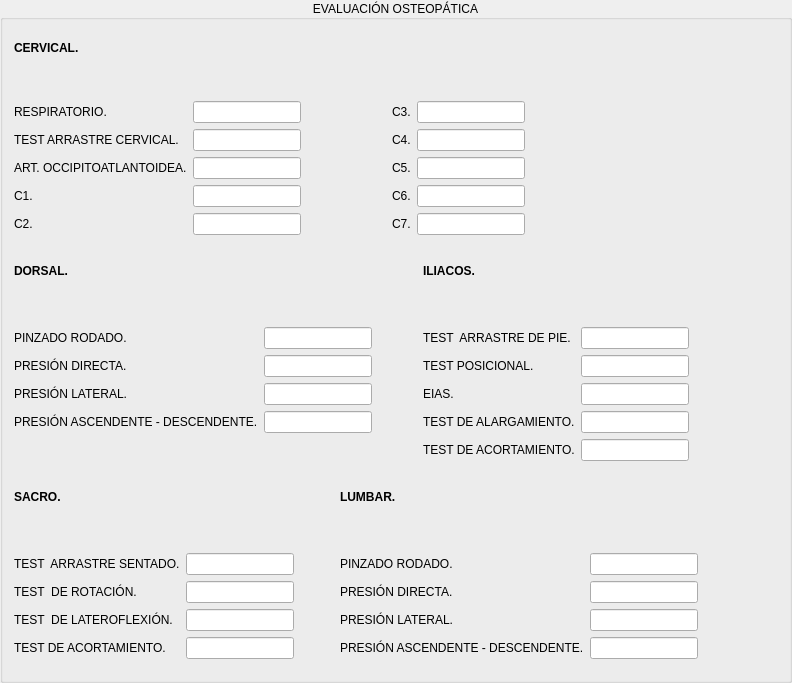
             <widget class="QGroupBox" name="groupBox_9">
              <property name="title">
               <string>EVALUACIÓN OSTEOPÁTICA</string>
              </property>
              <property name="alignment">
               <set>Qt::AlignCenter</set>
              </property>
              <layout class="QGridLayout" name="gridLayout_51">
               <item row="0" column="0">
                <layout class="QGridLayout" name="gridLayout_52" rowstretch="0,0,0,0,0,0,0,0" columnstretch="0,0,0,0,0,0,0,0,0">
                 <property name="topMargin">
                  <number>10</number>
                 </property>
                 <property name="rightMargin">
                  <number>0</number>
                 </property>
                 <property name="bottomMargin">
                  <number>10</number>
                 </property>
                 <property name="horizontalSpacing">
                  <number>6</number>
                 </property>
                 <item row="7" column="5">
                  <widget class="QLineEdit" name="iEvaCerviC7"/>
                 </item>
                 <item row="0" column="0">
                  <widget class="QLabel" name="label_332">
                   <property name="text">
                    <string>&lt;html&gt;&lt;head/&gt;&lt;body&gt;&lt;p&gt;&lt;span style=&quot; font-weight:600;&quot;&gt;CERVICAL.&lt;/span&gt;&lt;/p&gt;&lt;/body&gt;&lt;/html&gt;</string>
                   </property>
                  </widget>
                 </item>
                 <item row="2" column="3">
                  <spacer name="horizontalSpacer_65">
                   <property name="orientation">
                    <enum>Qt::Horizontal</enum>
                   </property>
                   <property name="sizeHint" stdset="0">
                    <size>
                     <width>40</width>
                     <height>20</height>
                    </size>
                   </property>
                  </spacer>
                 </item>
                 <item row="5" column="0">
                  <widget class="QLabel" name="label_333">
                   <property name="text">
                    <string>ART. OCCIPITOATLANTOIDEA.</string>
                   </property>
                  </widget>
                 </item>
                 <item row="6" column="4">
                  <widget class="QLabel" name="label_334">
                   <property name="text">
                    <string>C6.</string>
                   </property>
                  </widget>
                 </item>
                 <item row="7" column="0">
                  <widget class="QLabel" name="label_335">
                   <property name="text">
                    <string>C2.</string>
                   </property>
                  </widget>
                 </item>
                 <item row="2" column="7">
                  <spacer name="horizontalSpacer_66">
                   <property name="orientation">
                    <enum>Qt::Horizontal</enum>
                   </property>
                   <property name="sizeHint" stdset="0">
                    <size>
                     <width>40</width>
                     <height>20</height>
                    </size>
                   </property>
                  </spacer>
                 </item>
                 <item row="6" column="0">
                  <widget class="QLabel" name="label_336">
                   <property name="text">
                    <string>C1.</string>
                   </property>
                  </widget>
                 </item>
                 <item row="7" column="1">
                  <widget class="QLineEdit" name="iEvaCerviC2"/>
                 </item>
                 <item row="2" column="5">
                  <widget class="QLineEdit" name="iEvaCerviC3"/>
                 </item>
                 <item row="5" column="5">
                  <widget class="QLineEdit" name="iEvaCerviC5"/>
                 </item>
                 <item row="7" column="4">
                  <widget class="QLabel" name="label_337">
                   <property name="text">
                    <string>C7.</string>
                   </property>
                  </widget>
                 </item>
                 <item row="5" column="1">
                  <widget class="QLineEdit" name="iEvaCerviAOcc"/>
                 </item>
                 <item row="4" column="4">
                  <widget class="QLabel" name="label_338">
                   <property name="text">
                    <string>C4.</string>
                   </property>
                  </widget>
                 </item>
                 <item row="1" column="0">
                  <spacer name="verticalSpacer_13">
                   <property name="orientation">
                    <enum>Qt::Vertical</enum>
                   </property>
                   <property name="sizeHint" stdset="0">
                    <size>
                     <width>20</width>
                     <height>40</height>
                    </size>
                   </property>
                  </spacer>
                 </item>
                 <item row="6" column="5">
                  <widget class="QLineEdit" name="iEvaCerviC6"/>
                 </item>
                 <item row="5" column="4">
                  <widget class="QLabel" name="label_339">
                   <property name="text">
                    <string>C5.</string>
                   </property>
                  </widget>
                 </item>
                 <item row="6" column="1">
                  <widget class="QLineEdit" name="iEvaCerviC1"/>
                 </item>
                 <item row="2" column="6">
                  <spacer name="horizontalSpacer_67">
                   <property name="orientation">
                    <enum>Qt::Horizontal</enum>
                   </property>
                   <property name="sizeHint" stdset="0">
                    <size>
                     <width>40</width>
                     <height>20</height>
                    </size>
                   </property>
                  </spacer>
                 </item>
                 <item row="2" column="4">
                  <widget class="QLabel" name="label_340">
                   <property name="text">
                    <string>C3.</string>
                   </property>
                  </widget>
                 </item>
                 <item row="2" column="1">
                  <widget class="QLineEdit" name="iEvaCerviRespi"/>
                 </item>
                 <item row="4" column="5">
                  <widget class="QLineEdit" name="iEvaCerviC4"/>
                 </item>
                 <item row="4" column="0">
                  <widget class="QLabel" name="label_341">
                   <property name="text">
                    <string>TEST ARRASTRE CERVICAL.</string>
                   </property>
                  </widget>
                 </item>
                 <item row="2" column="0">
                  <widget class="QLabel" name="label_342">
                   <property name="text">
                    <string>RESPIRATORIO.</string>
                   </property>
                  </widget>
                 </item>
                 <item row="4" column="1">
                  <widget class="QLineEdit" name="iEvaCerviTArCervi"/>
                 </item>
                 <item row="2" column="8">
                  <spacer name="horizontalSpacer_68">
                   <property name="orientation">
                    <enum>Qt::Horizontal</enum>
                   </property>
                   <property name="sizeHint" stdset="0">
                    <size>
                     <width>40</width>
                     <height>20</height>
                    </size>
                   </property>
                  </spacer>
                 </item>
                </layout>
               </item>
               <item row="1" column="0">
                <layout class="QGridLayout" name="gridLayout_53" rowstretch="0,0,0,0,0,0,0,0" columnstretch="0,0,0,0,0,0,0,0">
                 <property name="topMargin">
                  <number>10</number>
                 </property>
                 <property name="rightMargin">
                  <number>0</number>
                 </property>
                 <property name="bottomMargin">
                  <number>10</number>
                 </property>
                 <property name="horizontalSpacing">
                  <number>6</number>
                 </property>
                 <item row="0" column="0">
                  <widget class="QLabel" name="label_343">
                   <property name="text">
                    <string>&lt;html&gt;&lt;head/&gt;&lt;body&gt;&lt;p&gt;&lt;span style=&quot; font-weight:600;&quot;&gt;DORSAL.&lt;/span&gt;&lt;/p&gt;&lt;/body&gt;&lt;/html&gt;</string>
                   </property>
                  </widget>
                 </item>
                 <item row="5" column="4">
                  <widget class="QLabel" name="label_344">
                   <property name="text">
                    <string>EIAS.</string>
                   </property>
                  </widget>
                 </item>
                 <item row="4" column="0">
                  <widget class="QLabel" name="label_345">
                   <property name="text">
                    <string>PRESIÓN DIRECTA.</string>
                   </property>
                  </widget>
                 </item>
                 <item row="4" column="1">
                  <widget class="QLineEdit" name="iEvaDorPreDirec"/>
                 </item>
                 <item row="6" column="4">
                  <widget class="QLabel" name="label_346">
                   <property name="text">
                    <string>TEST DE ALARGAMIENTO.</string>
                   </property>
                  </widget>
                 </item>
                 <item row="0" column="4" colspan="2">
                  <widget class="QLabel" name="label_347">
                   <property name="text">
                    <string>&lt;html&gt;&lt;head/&gt;&lt;body&gt;&lt;p&gt;&lt;span style=&quot; font-weight:600;&quot;&gt;ILIACOS.&lt;/span&gt;&lt;/p&gt;&lt;/body&gt;&lt;/html&gt;</string>
                   </property>
                  </widget>
                 </item>
                 <item row="6" column="5">
                  <widget class="QLineEdit" name="iEvaIliaTAlarga"/>
                 </item>
                 <item row="1" column="0">
                  <spacer name="verticalSpacer_14">
                   <property name="orientation">
                    <enum>Qt::Vertical</enum>
                   </property>
                   <property name="sizeHint" stdset="0">
                    <size>
                     <width>20</width>
                     <height>40</height>
                    </size>
                   </property>
                  </spacer>
                 </item>
                 <item row="2" column="4">
                  <widget class="QLabel" name="label_348">
                   <property name="text">
                    <string>TEST  ARRASTRE DE PIE.</string>
                   </property>
                  </widget>
                 </item>
                 <item row="2" column="1">
                  <widget class="QLineEdit" name="iEvaDorPinRod"/>
                 </item>
                 <item row="2" column="5">
                  <widget class="QLineEdit" name="iEvaIliaTArPie"/>
                 </item>
                 <item row="2" column="0">
                  <widget class="QLabel" name="label_349">
                   <property name="text">
                    <string>PINZADO RODADO.</string>
                   </property>
                  </widget>
                 </item>
                 <item row="5" column="1">
                  <widget class="QLineEdit" name="iEvaDorPreLat"/>
                 </item>
                 <item row="6" column="0">
                  <widget class="QLabel" name="label_350">
                   <property name="text">
                    <string>PRESIÓN ASCENDENTE - DESCENDENTE.</string>
                   </property>
                  </widget>
                 </item>
                 <item row="4" column="4">
                  <widget class="QLabel" name="label_351">
                   <property name="text">
                    <string>TEST POSICIONAL.</string>
                   </property>
                  </widget>
                 </item>
                 <item row="5" column="5">
                  <widget class="QLineEdit" name="iEvaIliaEias"/>
                 </item>
                 <item row="4" column="5">
                  <widget class="QLineEdit" name="iEvaIliaTPos"/>
                 </item>
                 <item row="6" column="1">
                  <widget class="QLineEdit" name="iEvaDorPreAD"/>
                 </item>
                 <item row="2" column="3">
                  <spacer name="horizontalSpacer_69">
                   <property name="orientation">
                    <enum>Qt::Horizontal</enum>
                   </property>
                   <property name="sizeHint" stdset="0">
                    <size>
                     <width>40</width>
                     <height>20</height>
                    </size>
                   </property>
                  </spacer>
                 </item>
                 <item row="5" column="0">
                  <widget class="QLabel" name="label_352">
                   <property name="text">
                    <string>PRESIÓN LATERAL.</string>
                   </property>
                  </widget>
                 </item>
                 <item row="7" column="4">
                  <widget class="QLabel" name="label_353">
                   <property name="text">
                    <string>TEST DE ACORTAMIENTO.</string>
                   </property>
                  </widget>
                 </item>
                 <item row="7" column="5">
                  <widget class="QLineEdit" name="iEvaIliaTAcor"/>
                 </item>
                 <item row="0" column="6">
                  <spacer name="horizontalSpacer_70">
                   <property name="orientation">
                    <enum>Qt::Horizontal</enum>
                   </property>
                   <property name="sizeHint" stdset="0">
                    <size>
                     <width>40</width>
                     <height>20</height>
                    </size>
                   </property>
                  </spacer>
                 </item>
                 <item row="0" column="7">
                  <spacer name="horizontalSpacer_71">
                   <property name="orientation">
                    <enum>Qt::Horizontal</enum>
                   </property>
                   <property name="sizeHint" stdset="0">
                    <size>
                     <width>40</width>
                     <height>20</height>
                    </size>
                   </property>
                  </spacer>
                 </item>
                </layout>
               </item>
               <item row="2" column="0">
                <layout class="QGridLayout" name="gridLayout_54" rowstretch="0,0,0,0,0,0,0" columnstretch="0,0,0,0,0,0,0,0">
                 <property name="topMargin">
                  <number>10</number>
                 </property>
                 <property name="rightMargin">
                  <number>0</number>
                 </property>
                 <property name="bottomMargin">
                  <number>10</number>
                 </property>
                 <property name="horizontalSpacing">
                  <number>6</number>
                 </property>
                 <item row="2" column="5">
                  <widget class="QLineEdit" name="iEvaLumbarPinRoda"/>
                 </item>
                 <item row="6" column="5">
                  <widget class="QLineEdit" name="iEvaLumbarPreAD"/>
                 </item>
                 <item row="2" column="4">
                  <widget class="QLabel" name="label_354">
                   <property name="text">
                    <string>PINZADO RODADO.</string>
                   </property>
                  </widget>
                 </item>
                 <item row="5" column="4">
                  <widget class="QLabel" name="label_355">
                   <property name="text">
                    <string>PRESIÓN LATERAL.</string>
                   </property>
                  </widget>
                 </item>
                 <item row="5" column="1">
                  <widget class="QLineEdit" name="iEvaSacroTLater"/>
                 </item>
                 <item row="0" column="0">
                  <widget class="QLabel" name="label_356">
                   <property name="text">
                    <string>&lt;html&gt;&lt;head/&gt;&lt;body&gt;&lt;p&gt;&lt;span style=&quot; font-weight:600;&quot;&gt;SACRO.&lt;/span&gt;&lt;/p&gt;&lt;/body&gt;&lt;/html&gt;</string>
                   </property>
                  </widget>
                 </item>
                 <item row="4" column="4">
                  <widget class="QLabel" name="label_357">
                   <property name="text">
                    <string>PRESIÓN DIRECTA.</string>
                   </property>
                  </widget>
                 </item>
                 <item row="1" column="0">
                  <spacer name="verticalSpacer_15">
                   <property name="orientation">
                    <enum>Qt::Vertical</enum>
                   </property>
                   <property name="sizeHint" stdset="0">
                    <size>
                     <width>20</width>
                     <height>40</height>
                    </size>
                   </property>
                  </spacer>
                 </item>
                 <item row="2" column="1">
                  <widget class="QLineEdit" name="iEvaSacroTArSentado"/>
                 </item>
                 <item row="5" column="5">
                  <widget class="QLineEdit" name="iEvaLumbarPreLater"/>
                 </item>
                 <item row="5" column="0">
                  <widget class="QLabel" name="label_358">
                   <property name="text">
                    <string>TEST  DE LATEROFLEXIÓN.</string>
                   </property>
                  </widget>
                 </item>
                 <item row="4" column="1">
                  <widget class="QLineEdit" name="iEvaSacroTRota"/>
                 </item>
                 <item row="4" column="0">
                  <widget class="QLabel" name="label_359">
                   <property name="text">
                    <string>TEST  DE ROTACIÓN.</string>
                   </property>
                  </widget>
                 </item>
                 <item row="4" column="5">
                  <widget class="QLineEdit" name="iEvaLumbarPreDirec"/>
                 </item>
                 <item row="6" column="4">
                  <widget class="QLabel" name="label_360">
                   <property name="text">
                    <string>PRESIÓN ASCENDENTE - DESCENDENTE.</string>
                   </property>
                  </widget>
                 </item>
                 <item row="0" column="6">
                  <spacer name="horizontalSpacer_72">
                   <property name="orientation">
                    <enum>Qt::Horizontal</enum>
                   </property>
                   <property name="sizeHint" stdset="0">
                    <size>
                     <width>40</width>
                     <height>20</height>
                    </size>
                   </property>
                  </spacer>
                 </item>
                 <item row="2" column="3">
                  <spacer name="horizontalSpacer_73">
                   <property name="orientation">
                    <enum>Qt::Horizontal</enum>
                   </property>
                   <property name="sizeHint" stdset="0">
                    <size>
                     <width>40</width>
                     <height>20</height>
                    </size>
                   </property>
                  </spacer>
                 </item>
                 <item row="0" column="7">
                  <spacer name="horizontalSpacer_74">
                   <property name="orientation">
                    <enum>Qt::Horizontal</enum>
                   </property>
                   <property name="sizeHint" stdset="0">
                    <size>
                     <width>40</width>
                     <height>20</height>
                    </size>
                   </property>
                  </spacer>
                 </item>
                 <item row="0" column="4" colspan="2">
                  <widget class="QLabel" name="label_361">
                   <property name="text">
                    <string>&lt;html&gt;&lt;head/&gt;&lt;body&gt;&lt;p&gt;&lt;span style=&quot; font-weight:600;&quot;&gt;LUMBAR.&lt;/span&gt;&lt;/p&gt;&lt;/body&gt;&lt;/html&gt;</string>
                   </property>
                  </widget>
                 </item>
                 <item row="6" column="0">
                  <widget class="QLabel" name="label_362">
                   <property name="text">
                    <string>TEST DE ACORTAMIENTO.</string>
                   </property>
                  </widget>
                 </item>
                 <item row="2" column="0">
                  <widget class="QLabel" name="label_363">
                   <property name="text">
                    <string>TEST  ARRASTRE SENTADO.</string>
                   </property>
                  </widget>
                 </item>
                 <item row="6" column="1">
                  <widget class="QLineEdit" name="iEvaSacroTAcor"/>
                 </item>
                </layout>
               </item>
              </layout>
             </widget>
